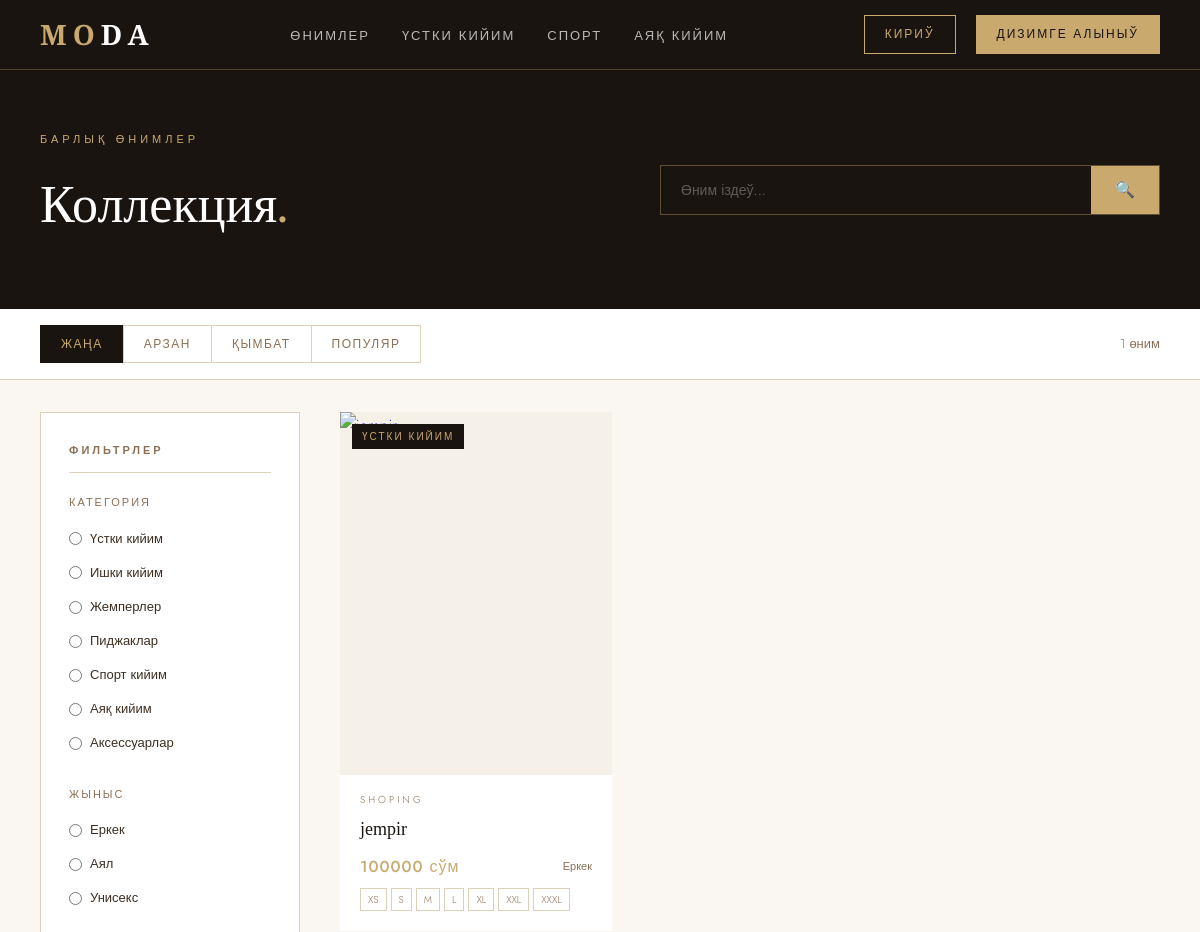
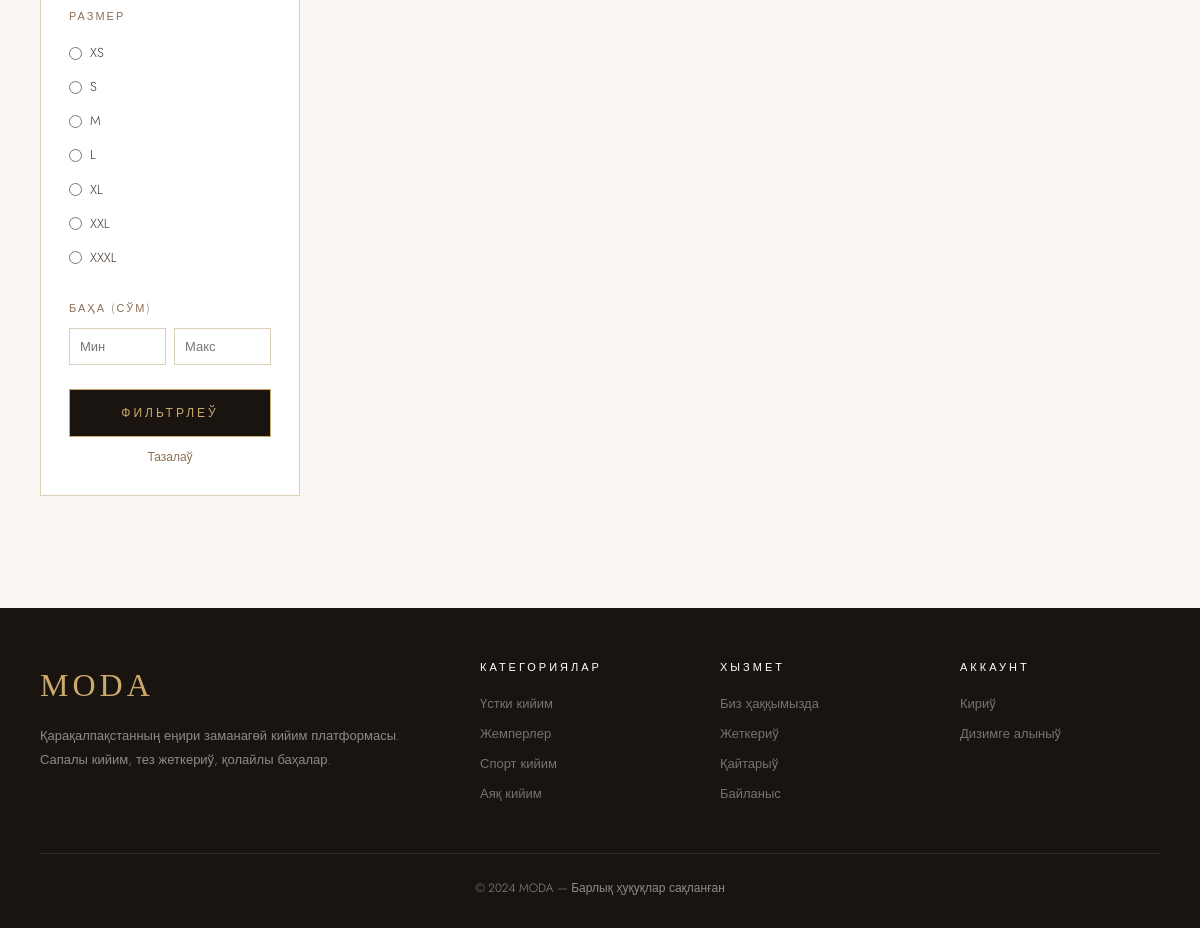
Screenshot of /products/ with the database file from the repository (2 pictures, top to bottom).
### kiyim/models.py (models this page shows, shortened)
class Product(models.Model):
    seller = models.ForeignKey(User, on_delete=models.CASCADE, related_name='products')
    name = models.CharField(max_length=200)
    category = models.CharField(max_length=20, choices=CATEGORY_CHOICES)
    price = models.DecimalField(max_digits=12, decimal_places=2)
    gender = models.CharField(max_length=10, choices=GENDER_PRODUCT, default='unisex')
    style = models.CharField(max_length=20, choices=STYLE_CHOICES, default='casual')
    description = models.TextField(blank=True)
    is_active = models.BooleanField(default=True)
    created_at = models.DateTimeField(auto_now_add=True)
    views_count = models.IntegerField(default=0)
    def main_image(self):
        img = self.images.first()
        return img.image if img else None
    def available_sizes(self):
        return self.sizes.filter(quantity__gt=0)

class User(AbstractUser):
    ROLE_CHOICES = [('client', 'Klient'), ('seller', 'Sotuvchi')]
    GENDER_CHOICES = [('male', 'Erkak'), ('female', 'Ayol')]
    SIZE_CHOICES = [('XS','XS'),('S','S'),('M','M'),('L','L'),('XL','XL'),('XXL','XXL'),('XXXL','XXXL')]
    role = models.CharField(max_length=10, choices=ROLE_CHOICES, default='client')
    phone = models.CharField(max_length=20, blank=True)
    gender = models.CharField(max_length=10, choices=GENDER_CHOICES, blank=True)
    height = models.FloatField(null=True, blank=True, help_text='sm')
    weight = models.FloatField(null=True, blank=True, help_text='kg')
    size = models.CharField(max_length=5, choices=SIZE_CHOICES, blank=True)
    avatar = models.ImageField(upload_to='avatars/', blank=True, null=True)
    shop_name = models.CharField(max_length=100, blank=True)

class ProductSize(models.Model):
    product = models.ForeignKey(Product, on_delete=models.CASCADE, related_name='sizes')
    size = models.CharField(max_length=5, choices=SIZE_CHOICES)
    quantity = models.IntegerField(default=0)
    class Meta:
        unique_together = ['product', 'size']

### kiyim/views.py (the view)
# urls.py: path('products/', views.product_list, name='product_list'),
def product_list(request):
    products = Product.objects.filter(is_active=True).annotate(avg_rating=Avg('reviews__rating'))
    category = request.GET.get('category')
    gender = request.GET.get('gender')
    size = request.GET.get('size')
    style = request.GET.get('style')
    search = request.GET.get('q')
    min_price = request.GET.get('min_price')
    max_price = request.GET.get('max_price')
    sort = request.GET.get('sort', '-created_at')
    if category:
        products = products.filter(category=category)
    if gender:
        products = products.filter(gender__in=[gender, 'unisex'])
    if size:
        products = products.filter(sizes__size=size, sizes__quantity__gt=0).distinct()
    if style:
        products = products.filter(style=style)
    if search:
        products = products.filter(Q(name__icontains=search) | Q(description__icontains=search))
    if min_price:
        products = products.filter(price__gte=min_price)
    if max_price:
        products = products.filter(price__lte=max_price)
    products = products.order_by(sort)
    return render(request, 'kiyim/product_list.html', {
        'products': products,
        'categories': CATEGORY_CHOICES,
        'current_category': category,
        'current_gender': gender,
        'current_size': size,
    })

### templates/kiyim/product_list.html (shortened to what this page needs)
{% extends 'kiyim/base.html' %}
{% block content %}
<div class="shop-header">
    <div>
        <div style="font-size:11px;letter-spacing:4px;color:var(--gold);text-transform:uppercase;margin-bottom:12px;">Барлық Өнимлер</div>
        <h1 class="shop-title">Коллекция<span>.</span></h1>
    </div>
    <form method="get" class="search-bar">
        <input type="text" name="q" placeholder="Өним іздеў..." value="{{ request.GET.q }}">
        <button type="submit">🔍</button>
    </form>
</div>
<div class="sort-bar">
    <div class="sort-tabs">
        <a href="?{% if request.GET.category %}category={{ request.GET.category }}&{% endif %}sort=-created_at" class="sort-tab {% if not request.GET.sort or request.GET.sort == '-created_at' %}active{% endif %}">Жаңа</a>
        <a href="?{% if request.GET.category %}category={{ request.GET.category }}&{% endif %}sort=price" class="sort-tab {% if request.GET.sort == 'price' %}active{% endif %}">Арзан</a>
        <a href="?{% if request.GET.category %}category={{ request.GET.category }}&{% endif %}sort=-price" class="sort-tab {% if request.GET.sort == '-price' %}active{% endif %}">Қымбат</a>
        <a href="?{% if request.GET.category %}category={{ request.GET.category }}&{% endif %}sort=-views_count" class="sort-tab {% if request.GET.sort == '-views_count' %}active{% endif %}">Популяр</a>
    </div>
    <span style="font-size:13px;color:var(--text-muted);">{{ products|length }} өним</span>
</div>
<div class="layout-sidebar" style="padding:32px 40px;">
    <form method="get" class="sidebar">
        <h3>Фильтрлер</h3>
        <div class="filter-group">
            <span class="filter-label">Категория</span>
            {% for key, label in categories %}
            <label class="filter-option">
                <input type="radio" name="category" value="{{ key }}" {% if current_category == key %}checked{% endif %}>
                {{ label }}
            </label>
            {% endfor %}
        </div>
        <div class="filter-group">
            <span class="filter-label">Жыныс</span>
            <label class="filter-option"><input type="radio" name="gender" value="male" {% if current_gender == 'male' %}checked{% endif %}> Еркек</label>
            <label class="filter-option"><input type="radio" name="gender" value="female" {% if current_gender == 'female' %}checked{% endif %}> Аял</label>
            <label class="filter-option"><input type="radio" name="gender" value="unisex" {% if current_gender == 'unisex' %}checked{% endif %}> Унисекс</label>
        </div>
        <div class="filter-group">
            <span class="filter-label">Размер</span>
            <label class="filter-option"><input type="radio" name="size" value="XS" {% if current_size == 'XS' %}checked{% endif %}> XS</label>
            <label class="filter-option"><input type="radio" name="size" value="S" {% if current_size == 'S' %}checked{% endif %}> S</label>
            <label class="filter-option"><input type="radio" name="size" value="M" {% if current_size == 'M' %}checked{% endif %}> M</label>
            <label class="filter-option"><input type="radio" name="size" value="L" {% if current_size == 'L' %}checked{% endif %}> L</label>
            <label class="filter-option"><input type="radio" name="size" value="XL" {% if current_size == 'XL' %}checked{% endif %}> XL</label>
            <label class="filter-option"><input type="radio" name="size" value="XXL" {% if current_size == 'XXL' %}checked{% endif %}> XXL</label>
            <label class="filter-option"><input type="radio" name="size" value="XXXL" {% if current_size == 'XXXL' %}checked{% endif %}> XXXL</label>
        </div>
        <div class="filter-group">
            <span class="filter-label">Баҳа (сўм)</span>
            <div class="price-range">
                <input type="number" name="min_price" class="form-control" placeholder="Мин" value="{{ request.GET.min_price }}" style="padding:8px 10px;font-size:13px;">
                <input type="number" name="max_price" class="form-control" placeholder="Макс" value="{{ request.GET.max_price }}" style="padding:8px 10px;font-size:13px;">
            </div>
        </div>
        <button type="submit" class="btn btn-primary" style="width:100%;">Фильтрлеў</button>
        <a href="{% url 'product_list' %}" style="display:block;text-align:center;margin-top:10px;font-size:12px;color:var(--text-muted);text-decoration:none;">Тазалаў</a>
    </form>
    <div>
        {% if products %}
        <div class="product-grid" style="padding:0;">
            {% for product in products %}
            <a href="{% url 'product_detail' product.pk %}" style="text-decoration:none;">
            <div class="product-card">
                <div class="product-img-wrap">
                    <span class="product-badge">{{ product.get_category_display }}</span>
                </div>
                <div class="product-info">
                    <div class="product-category">{{ product.seller.shop_name }}</div>
                    <div class="product-name">{{ product.name }}</div>
                    <div style="display:flex;justify-content:space-between;align-items:center;margin-top:6px;">
                        <span class="product-price">{{ product.price|floatformat:0 }} сўм</span>
                        <span style="font-size:11px;color:var(--text-muted);">{{ product.get_gender_display }}</span>
                    </div>
                    <div style="display:flex;gap:4px;margin-top:8px;flex-wrap:wrap;">
                        {% for ps in product.available_sizes %}<span style="border:1px solid var(--border);padding:2px 7px;font-size:10px;color:var(--text-muted);">{{ ps.size }}</span>{% endfor %}
                    </div>
                </div>
            </div>
            </a>
            {% endfor %}
        </div>
        {% endif %}
    </div>
</div>
{% endblock %}

### templates/kiyim/base.html (shortened to what this page needs)
<!DOCTYPE html>
<html lang="kaa">
<head>
</head>
<body>
<nav class="navbar">
    <a href="{% url 'home' %}" class="nav-logo">MO<span>DA</span></a>
    <ul class="nav-links">
        <li><a href="{% url 'product_list' %}">Өнимлер</a></li>
        <li><a href="{% url 'product_list' %}?category=ustki">Үстки кийим</a></li>
        <li><a href="{% url 'product_list' %}?category=sport">Спорт</a></li>
        <li><a href="{% url 'product_list' %}?category=oyoq">Аяқ кийим</a></li>
    </ul>
    <div class="nav-actions">
        {% if user.is_authenticated %}
            {% if user.role == 'client' %}
                <a href="{% url 'cart' %}" class="cart-icon">🛒{% if cart_count > 0 %}<span class="cart-badge">{{ cart_count }}</span>{% endif %}</a>
                <a href="{% url 'client_dashboard' %}" class="nav-btn active">{{ user.first_name }}</a>
            {% else %}
                <a href="{% url 'seller_dashboard' %}" class="nav-btn active">{{ user.shop_name }}</a>
            {% endif %}
            <a href="{% url 'logout' %}" class="nav-btn">Шығыў</a>
        {% else %}
            <a href="{% url 'login' %}" class="nav-btn">Кириў</a>
            <a href="{% url 'register_choice' %}" class="nav-btn active">Дизимге алыныў</a>
        {% endif %}
    </div>
</nav>
<main>{% block content %}{% endblock %}</main>
<footer>
    <div class="footer-grid">
        <div>
            <div class="footer-logo">MODA</div>
            <p class="footer-desc">Қарақалпақстанның еңири заманагөй кийим платформасы. Сапалы кийим, тез жеткериў, қолайлы баҳалар.</p>
        </div>
        <div class="footer-col">
            <h4>Категориялар</h4>
            <a href="{% url 'product_list' %}?category=ustki">Үстки кийим</a>
            <a href="{% url 'product_list' %}?category=jemper">Жемперлер</a>
            <a href="{% url 'product_list' %}?category=sport">Спорт кийим</a>
            <a href="{% url 'product_list' %}?category=oyoq">Аяқ кийим</a>
        </div>
        <div class="footer-col">
            <h4>Хызмет</h4>
            <a href="#">Биз ҳаққымызда</a>
            <a href="#">Жеткериў</a>
            <a href="#">Қайтарыў</a>
            <a href="#">Байланыс</a>
        </div>
        <div class="footer-col">
            <h4>Аккаунт</h4>
            {% if user.is_authenticated %}
            <a href="{% if user.role == 'client' %}{% url 'client_dashboard' %}{% else %}{% url 'seller_dashboard' %}{% endif %}">Дашборд</a>
            <a href="{% url 'logout' %}">Шығыў</a>
            {% else %}
            <a href="{% url 'login' %}">Кириў</a>
            <a href="{% url 'register_choice' %}">Дизимге алыныў</a>
            {% endif %}
        </div>
    </div>
    <div class="footer-bottom">© 2024 MODA — Барлық ҳуқуқлар сақланған</div>
</footer>
</body>
</html>

### rows the page displays
Product: category "ҮСТКИ КИЙИМ", seller.shop_name "SHOPING", name "jempir", price "100000", gender "Еркек"
ProductSize: size "XS"
ProductSize: size "S"
ProductSize: size "M"
ProductSize: size "L"
ProductSize: size "XL"
ProductSize: size "XXL"
ProductSize: size "XXXL"

### other values shown
{{ products|length }} "1"
{{ label }} "Үстки кийим" "Ишки кийим" "Жемперлер" "Пиджаклар" "Спорт кийим" "Аяқ кийим" "Аксессуарлар"
